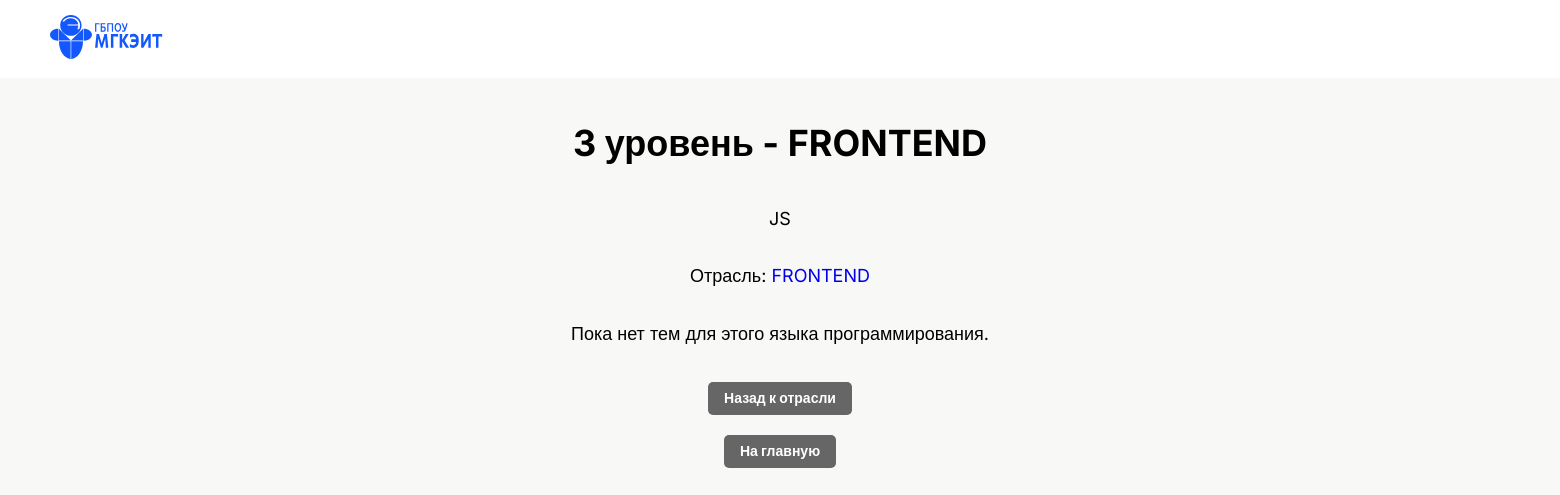
/sector/frontend/lang/3/, run on the app's committed database.
### bazaznaniy/models.py (models this page shows, shortened)
class Lang(models.Model):
    sector = models.ForeignKey(Sector, on_delete=models.CASCADE,
                             related_name='langs', verbose_name='Отрасль')
    number = models.IntegerField('Уровень',
                                choices=[(1, '1 уровень'), (2, '2 уровень'),
                                        (3, '3 уровень'), (4, '4 уровень')])
    description = models.TextField('Описание', blank=True)
    is_active = models.BooleanField('Активен', default=True)
    class Meta:
        verbose_name = 'Язык Программирования'
        verbose_name_plural = 'Языки Программирования'
        ordering = ['sector', 'number']
        unique_together = ['sector', 'number']
    def __str__(self):
        return f"{self.number} уровень - {self.sector.name}"

class Sector(models.Model):
    name = models.CharField('Название', max_length=200)
    slug = models.SlugField('URL', unique=True, max_length=200, blank=True)
    order = models.IntegerField('Порядок отображения', default=0)
    is_active = models.BooleanField('Активна', default=True)
    created_at = models.DateTimeField('Дата создания', auto_now_add=True)
    class Meta:
        verbose_name = 'Отрасль'
        verbose_name_plural = 'Отрасли'
        ordering = ['order', 'name']

### bazaznaniy/views.py (the view)
# urls.py: path('sector/<slug:sector_slug>/lang/<int:lang_number>/', views.lang_detail, name='lang_detail'),
def lang_detail(request, sector_slug, lang_number):
    lang = get_object_or_404(Lang, sector__slug=sector_slug, number=lang_number)
    return render(request, 'bazaznaniy/lang_detail.html', {'lang': lang})

### bazaznaniy/templates/bazaznaniy/lang_detail.html (shortened to what this page needs)
{% extends 'bazaznaniy/layout.html' %}
{% load static %}
{% block content %}
<div class="content">
    <h1>{{ lang }}</h1>
    <p>{{ lang.description|default:"Описание отсутствует" }}</p>
    <p>Отрасль: <a href="{% url 'sector_detail' slug=lang.sector.slug %}">{{ lang.sector.name }}</a></p>
    {% if lang.topics.all %}
    <h2>Темы:</h2>
    <div class="topic-buttons">
        {% for topic in lang.topics.all %}
        <a href="{% url 'topic_detail' sector_slug=lang.sector.slug lang_number=lang.number topic_slug=topic.slug %}" class="topic-button">
            {{ topic.name }}
        </a>
        {% endfor %}
    </div>
    {% else %}
    <p>Пока нет тем для этого языка программирования.</p>
    {% endif %}
    <a href="{% url 'sector_detail' slug=lang.sector.slug %}" class="back-button">Назад к отрасли</a>
    <a href="{% url 'home' %}" class="back-button">На главную</a>
</div>
{% endblock %}

### bazaznaniy/static/bazaznaniy/css/style.css (style rules this page uses)
* { text-decoration: none; box-sizing: border-box; }
body { font-family: 'Inter', sans-serif; line-height: 1.2; background-color: #F8F8F6; margin: 0; padding: 0; font-size: 16px; }
.content { display: flex; flex-direction: column; align-items: center; width: 100%; max-width: 1400px; margin: 0 auto; padding: 20px; text-align: center; font-size: 18px; }
.back-button { display: inline-block; margin-top: 20px; padding: 8px 16px; background-color: #666; color: white; border-radius: 5px; font-size: 14px; font-weight: bold; transition: background-color 0.3s; }

### data on the page
Lang: number+sector "3 уровень - FRONTEND", description "JS", sector.name "FRONTEND"
